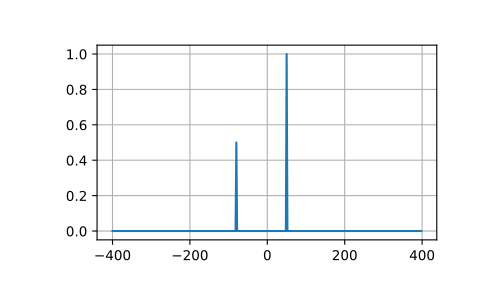

The Python source for this figure:
from scipy.fft import fft, fftfreq, fftshift
# number of signal points
N = 400
# sample spacing
T = 1.0 / 800.0
x = np.linspace(0.0, N*T, N, endpoint=False)
y = np.exp(50.0 * 1.j * 2.0*np.pi*x) + 0.5*np.exp(-80.0 * 1.j * 2.0*np.pi*x)
yf = fft(y)
xf = fftfreq(N, T)
xf = fftshift(xf)
yplot = fftshift(yf)
import matplotlib.pyplot as plt
plt.plot(xf, 1.0/N * np.abs(yplot))
plt.grid()
plt.show()
